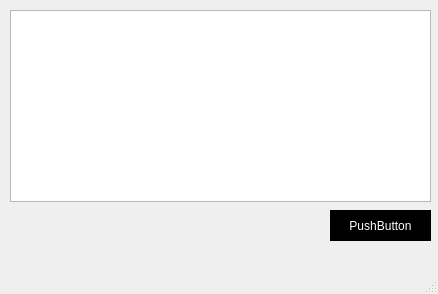
<?xml version="1.0" encoding="UTF-8"?>
<ui version="4.0">
 <class>MainWindow</class>
 <widget class="QMainWindow" name="MainWindow">
  <property name="geometry">
   <rect>
    <x>0</x>
    <y>0</y>
    <width>438</width>
    <height>294</height>
   </rect>
  </property>
  <property name="windowTitle">
   <string>Buffer App</string>
  </property>
  <widget class="QWidget" name="centralwidget">
   <widget class="QPushButton" name="pushButton">
    <property name="geometry">
     <rect>
      <x>330</x>
      <y>210</y>
      <width>101</width>
      <height>31</height>
     </rect>
    </property>
    <property name="cursor">
     <cursorShape>ArrowCursor</cursorShape>
    </property>
    <property name="contextMenuPolicy">
     <enum>Qt::DefaultContextMenu</enum>
    </property>
    <property name="styleSheet">
     <string notr="true">QPushButton {
	border-radius: 20px;
	background-color: #000;
	color: #fff;
}</string>
    </property>
    <property name="text">
     <string>PushButton</string>
    </property>
    <property name="checkable">
     <bool>false</bool>
    </property>
   </widget>
   <widget class="QListWidget" name="listWidget">
    <property name="geometry">
     <rect>
      <x>10</x>
      <y>10</y>
      <width>421</width>
      <height>192</height>
     </rect>
    </property>
   </widget>
  </widget>
  <widget class="QMenuBar" name="menubar">
   <property name="geometry">
    <rect>
     <x>0</x>
     <y>0</y>
     <width>438</width>
     <height>21</height>
    </rect>
   </property>
  </widget>
  <widget class="QStatusBar" name="statusbar"/>
 </widget>
 <resources/>
 <connections/>
</ui>
